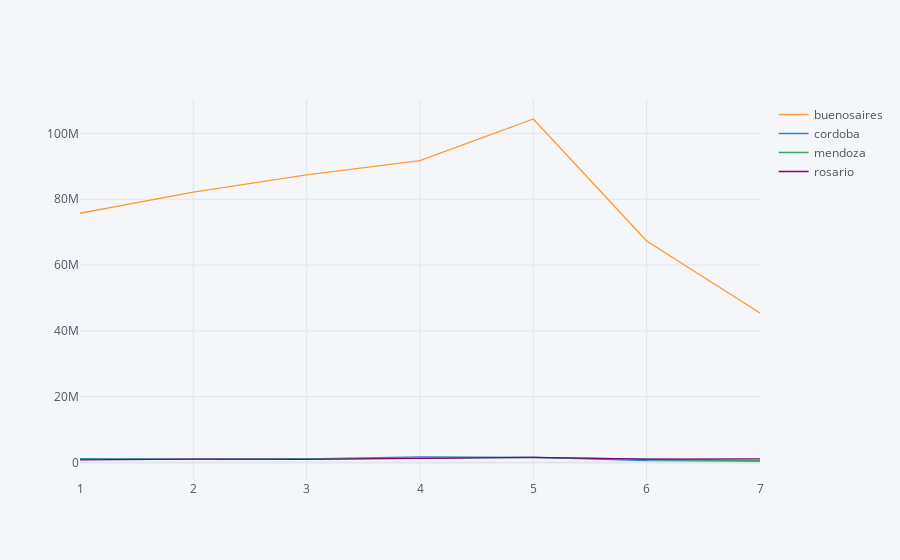

The notebook cell saved with this chart:
### Code cell
ar.pivot_table(columns='region_slug', index='dow', values='expected_2020').iplot()

### Figure 1 — Plotly figure (JSON) as saved in the notebook; plotly's stock layout.template omitted (floating-point values rounded to 4 significant figures)
{"data": [{"line": {"color": "rgba(255, 153, 51, 1.0)", "dash": "solid", "shape": "linear", "width": 1.3}, "mode": "lines", "name": "buenosaires", "text": "", "type": "scatter", "x": [1, 2, 3, 4, 5, 6, 7], "y": [75758476, 82182113, 87391877, 91723164, 104396168, 67308084, 45441951]}, {"line": {"color": "rgba(55, 128, 191, 1.0)", "dash": "solid", "shape": "linear", "width": 1.3}, "mode": "lines", "name": "cordoba", "text": "", "type": "scatter", "x": [1, 2, 3, 4, 5, 6, 7], "y": [1161810, 992141, 1104857, 1692746, 1573230, 571116, 463773]}, {"line": {"color": "rgba(50, 171, 96, 1.0)", "dash": "solid", "shape": "linear", "width": 1.3}, "mode": "lines", "name": "mendoza", "text": "", "type": "scatter", "x": [1, 2, 3, 4, 5, 6, 7], "y": [1030265, 949789, 1122336, 1412915, 1546733, 998495, 543055]}, {"line": {"color": "rgba(128, 0, 128, 1.0)", "dash": "solid", "shape": "linear", "width": 1.3}, "mode": "lines", "name": "rosario", "text": "", "type": "scatter", "x": [1, 2, 3, 4, 5, 6, 7], "y": [799308, 1058021, 969225, 1294920, 1576849, 1037378, 1083048]}], "layout": {"legend": {"bgcolor": "#F5F6F9", "font": {"color": "#4D5663"}}, "paper_bgcolor": "#F5F6F9", "plot_bgcolor": "#F5F6F9", "title": {"font": {"color": "#4D5663"}}, "xaxis": {"gridcolor": "#E1E5ED", "showgrid": true, "tickfont": {"color": "#4D5663"}, "title": {"font": {"color": "#4D5663"}, "text": ""}, "zerolinecolor": "#E1E5ED"}, "yaxis": {"gridcolor": "#E1E5ED", "showgrid": true, "tickfont": {"color": "#4D5663"}, "title": {"font": {"color": "#4D5663"}, "text": ""}, "zerolinecolor": "#E1E5ED"}}}
